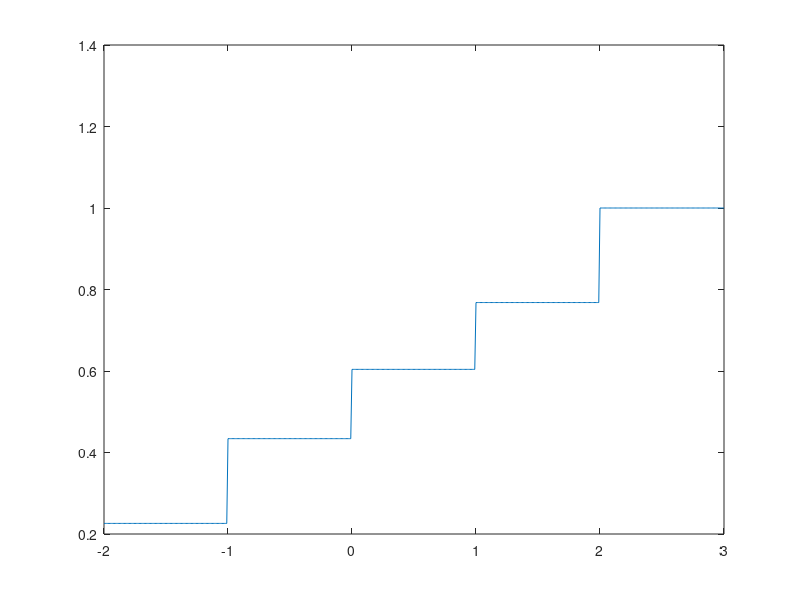

Write MATLAB code to recreate this figure.
#PL2 EJERCICIO 3
#comando discrete_rnd(valores,prob.de valores,dim(n),dim(m))
i=1:8;
M=discrete_rnd(i,[2,1,2,2,1,2,1,1],1,500);
for j=1:500;
if(M(1,j)==1)
Z(j,:)=[-2,-1];
elseif(M(1,j)==2)
Z(j,:)=[-2,0];
elseif(M(1,j)==3)
Z(j,:)=[-2,1];
elseif(M(1,j)==4)
Z(j,:)=[1,-1];
elseif(M(1,j)==5)
Z(j,:)=[1,0];
elseif(M(1,j)==6)
Z(j,:)=[1,1];
elseif(M(1,j)==7)
Z(j,:)=[2,-1];
elseif(M(1,j)==8)
Z(j,:)=[2,1];
endif
endfor
X=Z(:,1);
Y=Z(:,2);
W=X.*Y;
x=-2:0.01:3;
plot(x,empirical_cdf(x,W)) #funcion de dist de XY, para estudiarla en un punto x=punto
